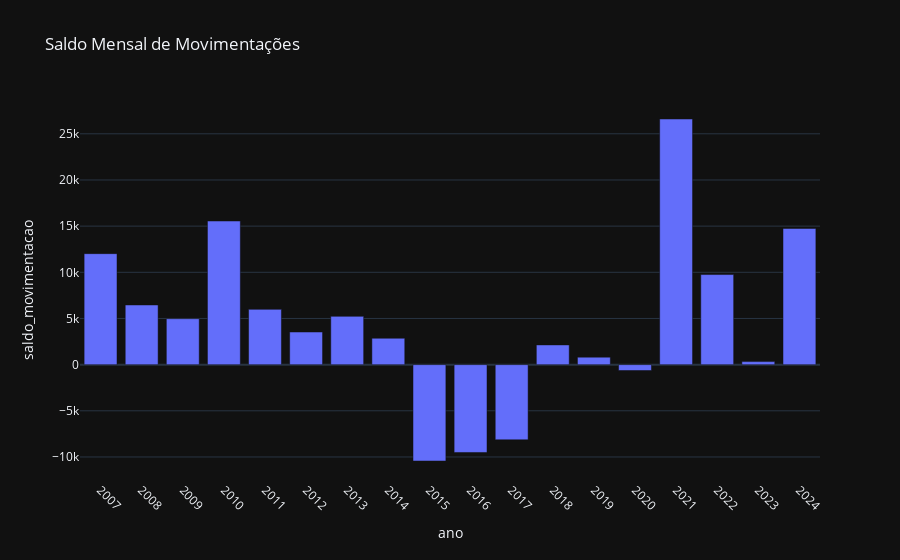

Write notebook code for a chart like this one.
### Code cell
caged = pd.read_csv(data_path / "caged.csv", sep=";", encoding="latin1")

caged_grp = caged.groupby("ano", as_index=False).agg(
    {"saldo_movimentacao": "sum"}
)

# GRÁFICOS
# caged
fig_mov_month = px.bar(
    caged_grp,
    x="ano",
    y="saldo_movimentacao",
    title="Saldo Mensal de Movimentações",
    template=TEMPLATE,
)
fig_mov_month.update_xaxes(tickmode="linear", dtick="M1", tickangle=45)

### Figure 1 — Plotly figure (JSON) as saved in the notebook; plotly's stock layout.template omitted (floating-point values rounded to 4 significant figures)
{"data": [{"alignmentgroup": "True", "hovertemplate": "ano=%{x}<br>saldo_movimentacao=%{y}<extra></extra>", "legendgroup": "", "marker": {"color": "#636efa", "pattern": {"shape": ""}}, "name": "", "offsetgroup": "", "orientation": "v", "showlegend": false, "textposition": "auto", "type": "bar", "x": [2007, 2008, 2009, 2010, 2011, 2012, 2013, 2014, 2015, 2016, 2017, 2018, 2019, 2020, 2021, 2022, 2023, 2024], "xaxis": "x", "y": [12020, 6463, 4975, 15555, 5986, 3532, 5230, 2859, -10437, -9514, -8142, 2135, 813, -634, 26604, 9757, 329, 14752], "yaxis": "y"}], "layout": {"barmode": "relative", "legend": {"tracegroupgap": 0}, "title": {"text": "Saldo Mensal de Movimentações"}, "xaxis": {"anchor": "y", "domain": [0, 1], "dtick": "M1", "tickangle": 45, "tickmode": "linear", "title": {"text": "ano"}}, "yaxis": {"anchor": "x", "domain": [0, 1], "title": {"text": "saldo_movimentacao"}}}}
